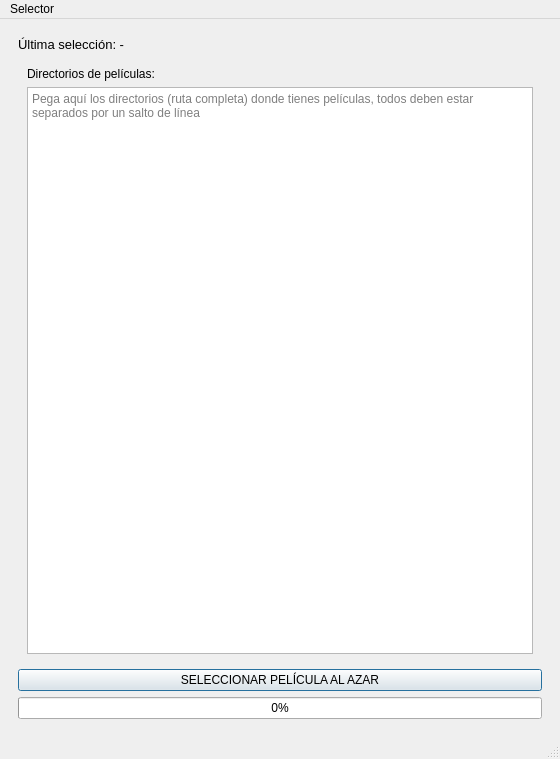
<?xml version="1.0" encoding="UTF-8"?>
<ui version="4.0">
 <class>MainWindow</class>
 <widget class="QMainWindow" name="MainWindow">
  <property name="geometry">
   <rect>
    <x>0</x>
    <y>0</y>
    <width>560</width>
    <height>759</height>
   </rect>
  </property>
  <property name="windowTitle">
   <string>Random Movie Picker</string>
  </property>
  <property name="unifiedTitleAndToolBarOnMac">
   <bool>false</bool>
  </property>
  <widget class="QWidget" name="centralwidget">
   <layout class="QGridLayout" name="gridLayout_2">
    <item row="0" column="0">
     <widget class="QStackedWidget" name="stackedWidget">
      <property name="currentIndex">
       <number>0</number>
      </property>
      <widget class="QWidget" name="page">
       <layout class="QGridLayout" name="gridLayout_5">
        <item row="1" column="0">
         <widget class="QWidget" name="widget" native="true">
          <layout class="QGridLayout" name="gridLayout">
           <item row="0" column="0">
            <widget class="QLabel" name="label">
             <property name="text">
              <string>Directorios de películas:</string>
             </property>
            </widget>
           </item>
           <item row="1" column="0">
            <widget class="QPlainTextEdit" name="movieListEditText">
             <property name="placeholderText">
              <string>Pega aquí los directorios (ruta completa) donde tienes películas, todos deben estar separados por un salto de línea</string>
             </property>
            </widget>
           </item>
          </layout>
         </widget>
        </item>
        <item row="2" column="0">
         <widget class="QPushButton" name="doItButton">
          <property name="text">
           <string>SELECCIONAR PELÍCULA AL AZAR</string>
          </property>
          <property name="default">
           <bool>true</bool>
          </property>
         </widget>
        </item>
        <item row="3" column="0">
         <widget class="QProgressBar" name="progressBar">
          <property name="value">
           <number>0</number>
          </property>
         </widget>
        </item>
        <item row="0" column="0">
         <widget class="QLabel" name="lastMovieLabel">
          <property name="font">
           <font>
            <pointsize>10</pointsize>
           </font>
          </property>
          <property name="text">
           <string>Última selección: -</string>
          </property>
          <property name="wordWrap">
           <bool>true</bool>
          </property>
         </widget>
        </item>
       </layout>
      </widget>
      <widget class="QWidget" name="page_2">
       <property name="styleSheet">
        <string notr="true">QWidget #page_2{
	
	background-color: rgb(0, 0, 0);
}</string>
       </property>
       <layout class="QGridLayout" name="gridLayout_6">
        <item row="0" column="0">
         <widget class="QLabel" name="label_2">
          <property name="maximumSize">
           <size>
            <width>16777215</width>
            <height>30</height>
           </size>
          </property>
          <property name="font">
           <font>
            <family>Calibri</family>
            <pointsize>21</pointsize>
            <weight>75</weight>
            <bold>true</bold>
           </font>
          </property>
          <property name="styleSheet">
           <string notr="true">color: rgb(255, 255, 255);</string>
          </property>
          <property name="text">
           <string>AHORA VERÁS</string>
          </property>
          <property name="alignment">
           <set>Qt::AlignCenter</set>
          </property>
         </widget>
        </item>
        <item row="1" column="0">
         <widget class="QWidget" name="widget_2" native="true">
          <layout class="QGridLayout" name="gridLayout_8">
           <item row="0" column="0">
            <widget class="QWidget" name="widget_3" native="true">
             <property name="minimumSize">
              <size>
               <width>0</width>
               <height>0</height>
              </size>
             </property>
             <property name="styleSheet">
              <string notr="true">QWidget #widget_3{
	border-radius: 10px;
	border: 1px solid black;
	background-color: rgb(255, 255, 255);
}s</string>
             </property>
             <layout class="QGridLayout" name="gridLayout_4">
              <property name="sizeConstraint">
               <enum>QLayout::SetMaximumSize</enum>
              </property>
              <item row="0" column="1">
               <widget class="QLabel" name="imageLabel">
                <property name="sizePolicy">
                 <sizepolicy hsizetype="Preferred" vsizetype="Preferred">
                  <horstretch>0</horstretch>
                  <verstretch>0</verstretch>
                 </sizepolicy>
                </property>
                <property name="minimumSize">
                 <size>
                  <width>0</width>
                  <height>0</height>
                 </size>
                </property>
                <property name="maximumSize">
                 <size>
                  <width>16777215</width>
                  <height>16777215</height>
                 </size>
                </property>
                <property name="font">
                 <font>
                  <weight>75</weight>
                  <bold>true</bold>
                 </font>
                </property>
                <property name="styleSheet">
                 <string notr="true">background-color: rgb(0, 0, 0);
color: rgb(255, 255, 255);</string>
                </property>
                <property name="text">
                 <string>SIN IMAGEN</string>
                </property>
                <property name="alignment">
                 <set>Qt::AlignCenter</set>
                </property>
               </widget>
              </item>
              <item row="2" column="1">
               <widget class="QWidget" name="widget_5" native="true">
                <layout class="QVBoxLayout" name="verticalLayout">
                 <property name="sizeConstraint">
                  <enum>QLayout::SetMinimumSize</enum>
                 </property>
                 <item>
                  <widget class="QPushButton" name="openFileButton">
                   <property name="text">
                    <string>Abrir archivo</string>
                   </property>
                  </widget>
                 </item>
                 <item>
                  <widget class="QPushButton" name="openFolderButton">
                   <property name="text">
                    <string>Abrir carpeta</string>
                   </property>
                  </widget>
                 </item>
                 <item>
                  <widget class="QLabel" name="movieFileLineEdit">
                   <property name="font">
                    <font>
                     <family>Calibri</family>
                     <pointsize>12</pointsize>
                     <weight>75</weight>
                     <bold>true</bold>
                    </font>
                   </property>
                   <property name="text">
                    <string>Sin título</string>
                   </property>
                   <property name="alignment">
                    <set>Qt::AlignCenter</set>
                   </property>
                  </widget>
                 </item>
                 <item>
                  <widget class="QLabel" name="qualityLabel">
                   <property name="font">
                    <font>
                     <family>Calibri</family>
                     <pointsize>12</pointsize>
                     <italic>true</italic>
                    </font>
                   </property>
                   <property name="text">
                    <string>Sin datos</string>
                   </property>
                   <property name="alignment">
                    <set>Qt::AlignCenter</set>
                   </property>
                   <property name="wordWrap">
                    <bool>true</bool>
                   </property>
                  </widget>
                 </item>
                </layout>
               </widget>
              </item>
             </layout>
            </widget>
           </item>
          </layout>
         </widget>
        </item>
       </layout>
      </widget>
     </widget>
    </item>
   </layout>
  </widget>
  <widget class="QMenuBar" name="menubar">
   <property name="geometry">
    <rect>
     <x>0</x>
     <y>0</y>
     <width>560</width>
     <height>21</height>
    </rect>
   </property>
   <widget class="QMenu" name="menuConfigurar">
    <property name="title">
     <string>Selector</string>
    </property>
    <addaction name="actionConfigurar"/>
   </widget>
   <addaction name="menuConfigurar"/>
  </widget>
  <widget class="QStatusBar" name="statusbar"/>
  <action name="actionConfigurar">
   <property name="text">
    <string>Configurar</string>
   </property>
  </action>
 </widget>
 <resources/>
 <connections/>
</ui>
